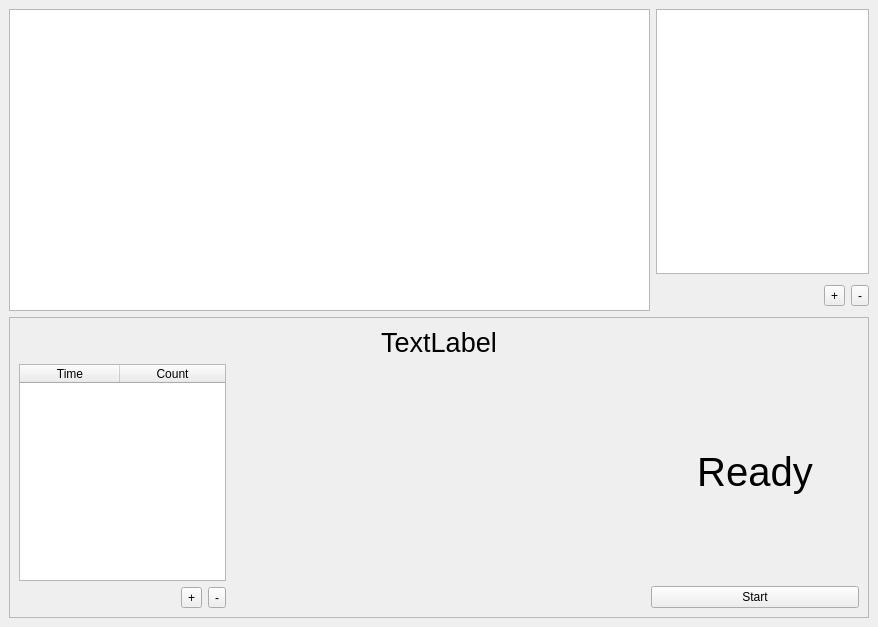
<?xml version="1.0" encoding="UTF-8"?>
<ui version="4.0">
 <class>MainWindow</class>
 <widget class="QMainWindow" name="MainWindow">
  <property name="geometry">
   <rect>
    <x>0</x>
    <y>0</y>
    <width>878</width>
    <height>627</height>
   </rect>
  </property>
  <property name="windowTitle">
   <string>OneMinuteChanges</string>
  </property>
  <widget class="QWidget" name="centralwidget">
   <layout class="QVBoxLayout" name="verticalLayout_5" stretch="1,1">
    <item>
     <widget class="QWidget" name="frameChords" native="true">
      <layout class="QHBoxLayout" name="horizontalLayout_4" stretch="3,1">
       <property name="spacing">
        <number>6</number>
       </property>
       <property name="leftMargin">
        <number>0</number>
       </property>
       <property name="topMargin">
        <number>0</number>
       </property>
       <property name="rightMargin">
        <number>0</number>
       </property>
       <property name="bottomMargin">
        <number>0</number>
       </property>
       <item>
        <widget class="QTableWidget" name="tableChords">
         <property name="editTriggers">
          <set>QAbstractItemView::NoEditTriggers</set>
         </property>
         <property name="selectionMode">
          <enum>QAbstractItemView::SingleSelection</enum>
         </property>
        </widget>
       </item>
       <item>
        <layout class="QVBoxLayout" name="verticalLayout">
         <item>
          <widget class="QListWidget" name="listChords"/>
         </item>
         <item>
          <layout class="QHBoxLayout" name="horizontalLayout">
           <item>
            <spacer name="horizontalSpacer">
             <property name="orientation">
              <enum>Qt::Horizontal</enum>
             </property>
             <property name="sizeHint" stdset="0">
              <size>
               <width>35</width>
               <height>31</height>
              </size>
             </property>
            </spacer>
           </item>
           <item>
            <widget class="QToolButton" name="buttonAddChord">
             <property name="text">
              <string>+</string>
             </property>
            </widget>
           </item>
           <item>
            <widget class="QToolButton" name="buttonRemoveChord">
             <property name="text">
              <string>-</string>
             </property>
            </widget>
           </item>
          </layout>
         </item>
        </layout>
       </item>
      </layout>
     </widget>
    </item>
    <item>
     <widget class="QFrame" name="frame">
      <property name="frameShape">
       <enum>QFrame::StyledPanel</enum>
      </property>
      <property name="frameShadow">
       <enum>QFrame::Raised</enum>
      </property>
      <layout class="QVBoxLayout" name="verticalLayout_4">
       <item>
        <widget class="QLabel" name="labelChords">
         <property name="font">
          <font>
           <pointsize>20</pointsize>
          </font>
         </property>
         <property name="text">
          <string>TextLabel</string>
         </property>
         <property name="alignment">
          <set>Qt::AlignCenter</set>
         </property>
        </widget>
       </item>
       <item>
        <layout class="QHBoxLayout" name="horizontalLayout_5" stretch="3,1">
         <item>
          <widget class="QWidget" name="frameHistory" native="true">
           <layout class="QHBoxLayout" name="horizontalLayout_2" stretch="1,2">
            <property name="leftMargin">
             <number>0</number>
            </property>
            <property name="topMargin">
             <number>0</number>
            </property>
            <property name="rightMargin">
             <number>0</number>
            </property>
            <property name="bottomMargin">
             <number>0</number>
            </property>
            <item>
             <layout class="QVBoxLayout" name="verticalLayout_2">
              <item>
               <widget class="QTableWidget" name="tableHistory">
                <property name="editTriggers">
                 <set>QAbstractItemView::NoEditTriggers</set>
                </property>
                <attribute name="horizontalHeaderStretchLastSection">
                 <bool>true</bool>
                </attribute>
                <attribute name="verticalHeaderVisible">
                 <bool>false</bool>
                </attribute>
                <column>
                 <property name="text">
                  <string>Time</string>
                 </property>
                </column>
                <column>
                 <property name="text">
                  <string>Count</string>
                 </property>
                </column>
               </widget>
              </item>
              <item>
               <layout class="QHBoxLayout" name="horizontalLayout_3">
                <item>
                 <spacer name="horizontalSpacer_2">
                  <property name="orientation">
                   <enum>Qt::Horizontal</enum>
                  </property>
                  <property name="sizeHint" stdset="0">
                   <size>
                    <width>40</width>
                    <height>20</height>
                   </size>
                  </property>
                 </spacer>
                </item>
                <item>
                 <widget class="QToolButton" name="buttonAddHistory">
                  <property name="text">
                   <string>+</string>
                  </property>
                 </widget>
                </item>
                <item>
                 <widget class="QToolButton" name="buttonRemoveHistory">
                  <property name="text">
                   <string>-</string>
                  </property>
                 </widget>
                </item>
               </layout>
              </item>
             </layout>
            </item>
            <item>
             <widget class="QCustomPlot" name="plotHistory" native="true"/>
            </item>
           </layout>
          </widget>
         </item>
         <item>
          <layout class="QVBoxLayout" name="verticalLayout_3">
           <item>
            <widget class="QLabel" name="labelTimer">
             <property name="font">
              <font>
               <pointsize>30</pointsize>
              </font>
             </property>
             <property name="text">
              <string>Ready</string>
             </property>
             <property name="alignment">
              <set>Qt::AlignCenter</set>
             </property>
            </widget>
           </item>
           <item>
            <widget class="QPushButton" name="buttonStart">
             <property name="text">
              <string>Start</string>
             </property>
            </widget>
           </item>
          </layout>
         </item>
        </layout>
       </item>
      </layout>
     </widget>
    </item>
   </layout>
  </widget>
 </widget>
 <customwidgets>
  <customwidget>
   <class>QCustomPlot</class>
   <extends>QWidget</extends>
   <header>3rdparty/qcustomplot/qcustomplot.h</header>
   <container>1</container>
  </customwidget>
 </customwidgets>
 <resources/>
 <connections/>
</ui>
